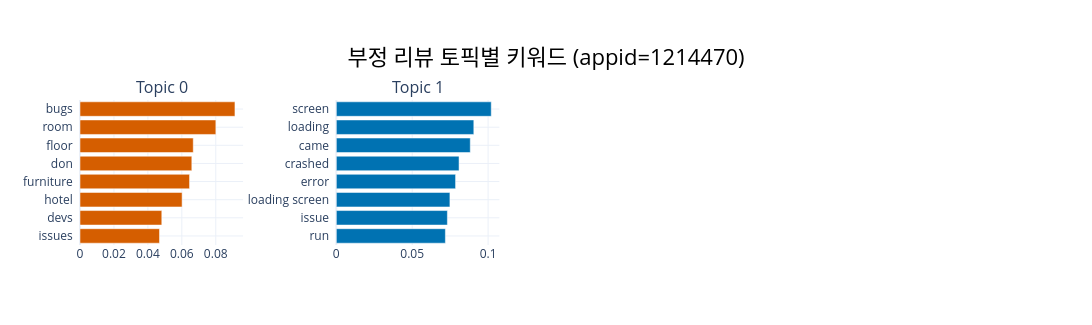

The notebook cell this image was saved under:
### Markdown cell above
**해석:** 각 토픽의 `Count`는 해당 토픽에 배정된 리뷰 수이며, `-1`은 어떤 토픽에도 속하지 않은 노이즈 리뷰입니다.
노이즈 비율이 높을수록 리뷰 간 주제가 분산되어 있음을 의미합니다.
토픽 수와 노이즈 비율을 함께 확인하여 `min_cluster_size` 파라미터 적절성을 판단하세요.

### Code cell
# 토픽별 상위 키워드 인터랙티브 차트
neg_topic_ids = [t for t in neg_topic_info["Topic"] if t != -1]
pos_topic_ids = [t for t in pos_topic_info["Topic"] if t != -1]

print("=== 부정 리뷰 토픽별 키워드 ===")
topic_model_neg.visualize_barchart(
    top_n_topics=len(neg_topic_ids),
    n_words=8,
    title=f'부정 리뷰 토픽별 키워드 (appid={TARGET_APPID})',
    width=300,
)

### Figure 1 — Plotly figure (JSON) as saved in the notebook; plotly's stock layout.template omitted (floating-point values rounded to 4 significant figures)
{"data": [{"marker": {"color": "#D55E00"}, "orientation": "h", "type": "bar", "x": [0.04684, 0.0482, 0.06017, 0.06455, 0.0659, 0.06674, 0.08006, 0.09131], "xaxis": "x", "y": ["issues  ", "devs  ", "hotel  ", "furniture  ", "don  ", "floor  ", "room  ", "bugs  "], "yaxis": "y"}, {"marker": {"color": "#0072B2"}, "orientation": "h", "type": "bar", "x": [0.07186, 0.07318, 0.07483, 0.07856, 0.08085, 0.08825, 0.09058, 0.1021], "xaxis": "x2", "y": ["run  ", "issue  ", "loading screen  ", "error  ", "crashed  ", "came  ", "loading  ", "screen  "], "yaxis": "y2"}], "layout": {"annotations": [{"font": {"size": 16}, "showarrow": false, "text": "Topic 0", "x": 0.0875, "xanchor": "center", "xref": "paper", "y": 1, "yanchor": "bottom", "yref": "paper"}, {"font": {"size": 16}, "showarrow": false, "text": "Topic 1", "x": 0.3625, "xanchor": "center", "xref": "paper", "y": 1, "yanchor": "bottom", "yref": "paper"}], "height": 325, "hoverlabel": {"bgcolor": "white", "font": {"family": "Rockwell", "size": 16}}, "showlegend": false, "title": {"font": {"color": "Black", "size": 22}, "text": "부정 리뷰 토픽별 키워드 (appid=1214470)", "x": 0.5, "xanchor": "center", "yanchor": "top"}, "width": 1200, "xaxis": {"anchor": "y", "domain": [0, 0.175], "showgrid": true}, "xaxis2": {"anchor": "y2", "domain": [0.275, 0.45], "showgrid": true}, "xaxis3": {"anchor": "y3", "domain": [0.55, 0.725], "showgrid": true}, "xaxis4": {"anchor": "y4", "domain": [0.825, 1], "showgrid": true}, "yaxis": {"anchor": "x", "domain": [0, 1], "showgrid": true}, "yaxis2": {"anchor": "x2", "domain": [0, 1], "showgrid": true}, "yaxis3": {"anchor": "x3", "domain": [0, 1], "showgrid": true}, "yaxis4": {"anchor": "x4", "domain": [0, 1], "showgrid": true}}}
